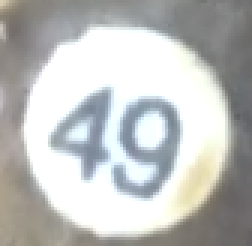
#> input picture src/1.png, 84 x 82 px (shown 3 times larger)
$ python -i test.py   (imports and definitions only)   (Python 2 division)   (older library calls are emulated)
#> lines starting #> are read from the running program, lines starting #| are printed output that depends on the picture
#> further down, picture is the input picture: shape (82, 84, 3); mean B, G, R 189.2, 190.7, 189.2
import cv2
import numpy as np
import time
import random
from Tag import Tag
from config import params
from PIL import Image
import pytesseract as tess


# [46 lines left out: functions get_tags, display_img, display_tags, in_color_bounds, not called in this run]


def saturate(img, intensity=1.5):
    """ Saturate an image with a given intensity. """
#> called with intensity = 1.5
    # Convert to HSV
    hsvimg = cv2.cvtColor(img, cv2.COLOR_BGR2HSV)
#> hsvimg: shape (82, 84, 3); mean H, S, V 47.2, 13.6, 194.2
    (h, s, v) = cv2.split(hsvimg)
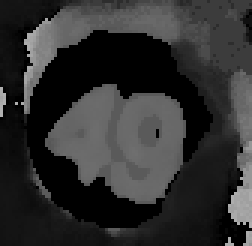
#> h: shape (82, 84) (shown 3 times larger); min 0, max 176, mean 47.2
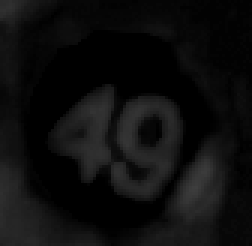
#> s: shape (82, 84) (shown 3 times larger); min 0, max 62, mean 13.6
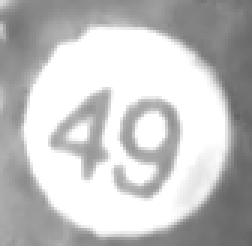
#> v: shape (82, 84) (shown 3 times larger); min 98, max 255, mean 194.2
    # Multiply saturation
    s = s * intensity
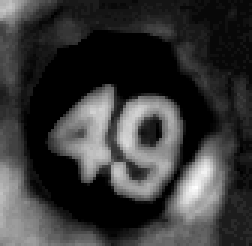
#> s: shape (82, 84) float64 (shown 3 times larger); min 0, max 93, mean 20.5; drawn with min black and max white
    s = np.clip(s, 0, 255)
    s = s.astype(np.uint8)
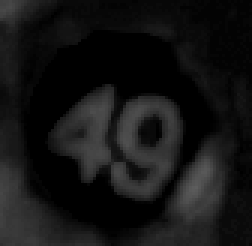
#> s: shape (82, 84) (shown 3 times larger); min 0, max 93, mean 20.3
    # Merge image back
    hsvimg = cv2.merge([h, s, v])
#> hsvimg: shape (82, 84, 3); mean H, S, V 47.2, 20.3, 194.2
    # Back to BGR
    img = cv2.cvtColor(hsvimg, cv2.COLOR_HSV2BGR)
    return img


# [194 lines left out: functions in_frame_bounds, get_color_beliefs, get_tag_color, label_bees, realtime_playback, offline_playback and 7 more, not called in this run]


def dist_between(coord1, coord2):
    return ((coord1[0] - coord2[0])**2 + (coord1[1] - coord2[1])**2) ** 0.5


# [83 lines left out: functions get_nth_frame_video, filter_coords, split_video, not called in this run]


# TODO: OCR Accuracy
# TODO: Split video into individual bee chunks -- Kinda here

# [21 lines not run here, left out]
    # [10 lines of commented-out code are left out]

>>> import cv2
>>> picture = cv2.imread('1.png')
>>> result = saturate(picture)
